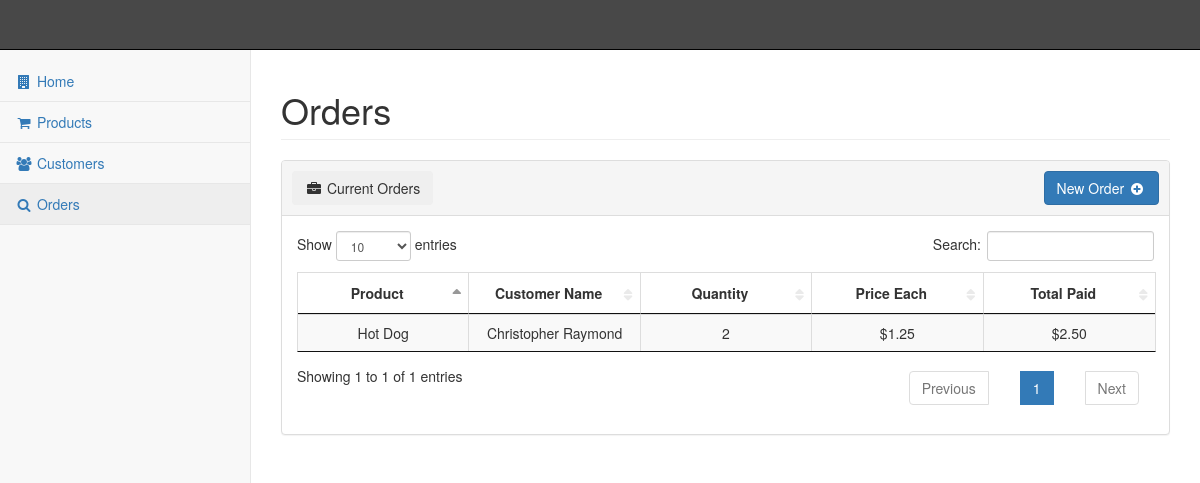
The page /pages/orders.php on the database as committed earlier.
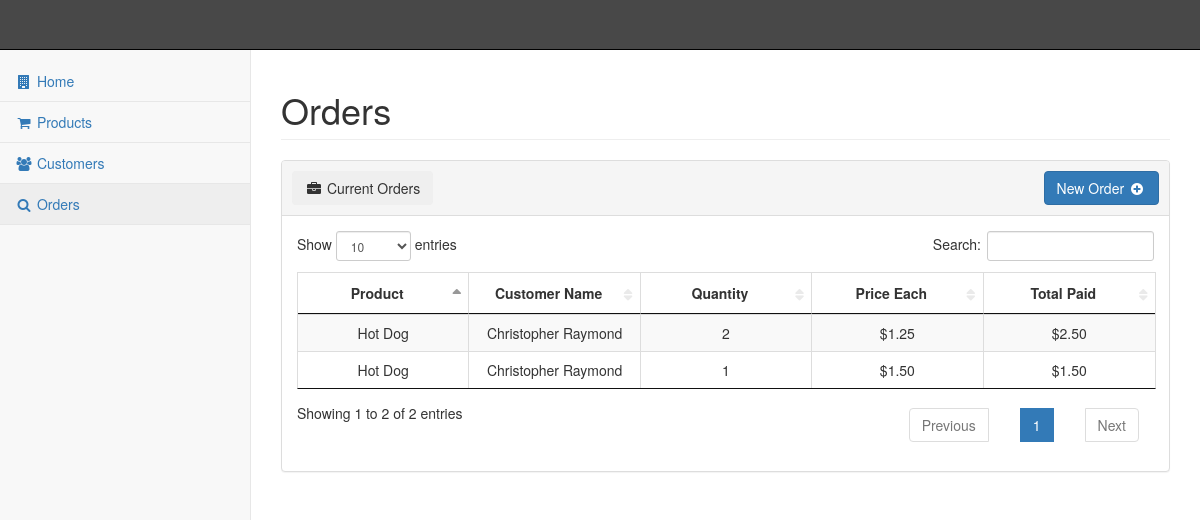
The same page on the database as committed later.
### tables this page shows
CREATE TABLE IF NOT EXISTS `order` (
  `PRODUCT_ID` int NOT NULL,
  `CUST_IDNO` int NOT NULL,
  `QUANTITY` int NOT NULL,
  `PRICE_EACH` varchar(10) NOT NULL,
  `TOTAL_PAID` varchar(10) NOT NULL,
  `ORDER_NUM` int NOT NULL AUTO_INCREMENT,
  PRIMARY KEY (`ORDER_NUM`),
  KEY `CUST_IDNO` (`CUST_IDNO`),
  KEY `PRODUCT_ID` (`PRODUCT_ID`)
);

CREATE TABLE IF NOT EXISTS `product` (
  `PRODUCT_ID` int NOT NULL AUTO_INCREMENT,
  `DESCRIPTION` varchar(256) NOT NULL,
  `TYPE` enum('APPETIZER','SALAD','BEVERAGE','MAINDISH','DESSERT') DEFAULT NULL,
  `QUANTITY` int NOT NULL,
  `COST` varchar(10) NOT NULL,
  `PRODUCT_IMAGE` varchar(256) NOT NULL,
  PRIMARY KEY (`PRODUCT_ID`)
);

CREATE TABLE IF NOT EXISTS `customer` (
  `NAME` varchar(254) NOT NULL,
  `PHONENO` varchar(12) NOT NULL,
  `ADDRESS` varchar(256) NOT NULL,
  `EMAIL` varchar(100) NOT NULL,
  `USERNAME` varchar(12) NOT NULL,
  `PASSWORD` varchar(12) NOT NULL,
  `CREATEDDATE` datetime NOT NULL,
  `IDNUMBER` int NOT NULL AUTO_INCREMENT,
  PRIMARY KEY (`IDNUMBER`),
  UNIQUE KEY `EMAIL_UNIQUE` (`EMAIL`)
);

### pages/orders.php (the view, shortened to what this page needs)
<?php include_once ($_SERVER['DOCUMENT_ROOT'].'/pages/header.php'); ?>
<div id="page-wrapper">
    <div class="row">
        <div class="col-lg-12">
            <h1 class="page-header">Orders</h1>
        </div>
    </div>
    <div class="row">
        <div class="col-lg-12">
            <div class="panel panel-default">
                <div style="height: 55px;padding:10px" class="panel-heading">
                    <button class="btn btn-secondary pull-left"><i class="fa fa-briefcase fa-fw"></i> Current Orders</button>
                    <a class="btn btn-primary pull-right" role="button" href="/pages/newOrder.php">New Order <span class="fa fa-plus-circle fa-fw"></span></a>
                </div>
                <div class="panel-body">
                    <table id="orders" class="table table-striped table-bordered"><?php
							$query = "SELECT * FROM `ORDER` ORDER BY PRODUCT_ID ASC";
							$result = $mysqli->query($query);
				            echo "<thead>";
					        	echo "<th style='text-align:center' width=\"" . 100/mysqli_num_fields($result) . "%\">Product</th>";
	        					echo "<th style='text-align:center' width=\"" . 100/mysqli_num_fields($result) . "%\">Customer Name</th>";
					        	echo "<th style='text-align:center' width=\"" . 100/mysqli_num_fields($result) . "%\">Quantity</th>";
	        					echo "<th style='text-align:center' width=\"" . 100/mysqli_num_fields($result) . "%\">Price Each</th>";
	            				echo "<th style='text-align:center' width=\"" . 100/mysqli_num_fields($result) . "%\">Total Paid</th></tr>";
				            echo "</thead>";
				            echo "<tbody>";
				            	while($row = mysqli_fetch_array($result)){
				                  	echo "<tr>";
				                  	if($product_name = $mysqli->query("
									    SELECT description
									    FROM product
									    WHERE product_id = " . $row['PRODUCT_ID'])){
									    if($product_name->num_rows > 0){
									    	$product_name = mysqli_fetch_array($product_name, MYSQLI_ASSOC);
								    		echo "<td align='center'>" . $product_name['description'] . "</td>";
	    						    	}
	    						    	else
	    						    		echo "<td align='center' style='padding: 2px;'>Invalid Product ID</td>";
	                		  		}
				            		else
	            			      		echo "<td align='center' style='padding: 2px;'>Invalid Entry</td>";
	                  				if($customer_name = $mysqli->query("SELECT name FROM customer WHERE idnumber = " . $row['CUST_IDNO'])){
									    if($customer_name->num_rows > 0){
									    	$customer_name = mysqli_fetch_array($customer_name, MYSQLI_ASSOC);
								    		echo "<td align='center'>" . $customer_name['name'] . "</td>";
	    						    	}
	    						    	else
	    						    		echo "<td align='center' style='padding: 2px;'>Invalid Customer ID</td>";
	                		  		}
				            		else
	            			      		echo "<td align='center' style='padding: 2px;'>Invalid Entry</td>";
				                  	echo "<td align='center'>" . $row['QUANTITY'] . "</td>";
				                  	echo "<td align='center'>$" . $row['PRICE_EACH'] . "</td>";
				                  	echo "<td align='center'>$" . $row['TOTAL_PAID'] . "</td>";
				                  }
			                  ?>
			            </tbody>
					</table>
                </div>
            </div>
        </div>
    </div>
</div>
<?php
include_once ($_SERVER['DOCUMENT_ROOT'].'/pages/footer.php');
?>

Rows that differ between the two databases and show on the page:
added order: PRODUCT_ID.DESCRIPTION "Hot Dog", customer.NAME "Christopher Raymond", QUANTITY "1", PRICE_EACH "1.50", TOTAL_PAID "1.50"
Other text that changed with them:
text written by a page script: "Show entries Search: Showing 1 to 1 of 1 entries Previous 1 Next" → "Show entries Search: Showing 1 to 2 of 2 entries Previous 1 Next"
